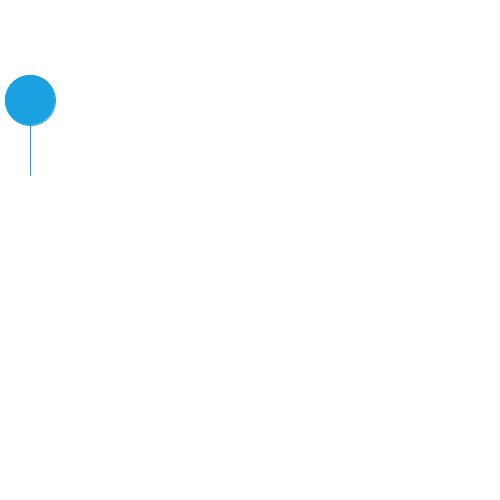
Frame 1 (no input)
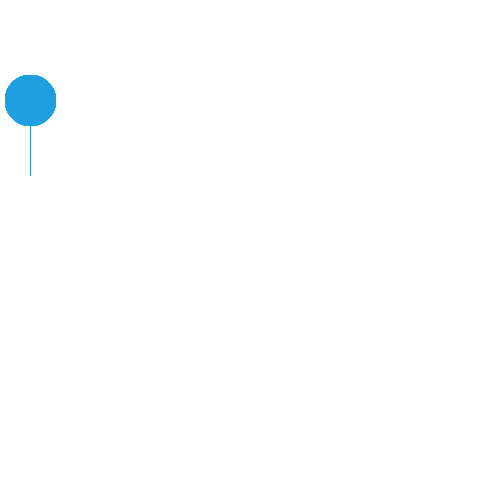
Frame 60 (the mouse pressed at the canvas centre just before this capture)
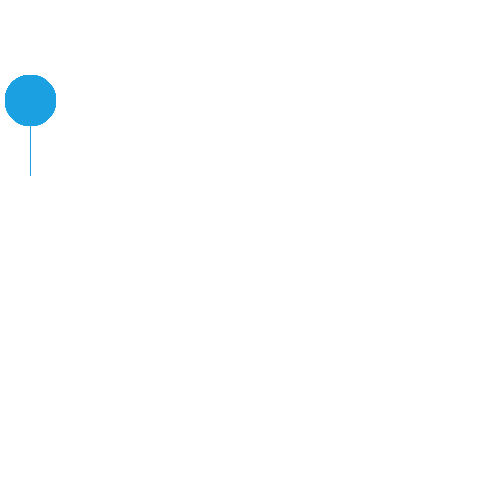
Frame 120 (the mouse held since frame 60 and released just before this capture)

The Processing sketch that drew these frames (run headless with seeded random() and noise(); from frame 60 on, the mouse is pressed at the canvas centre):

// Processing sketch: balloon
// ── balloon.pde
color blue = color(27,161,226); //color blue
color white = color(255); // color white

void setup(){
  size(500,500);
  background(white); //set color background 
}

void draw(){
  create_balloon(30, 100, 50);
}

void create_balloon(int pos_x, int pos_y, int size){
  // method for create balloon
  fill(blue);  //set color in circle and line
  stroke(blue); //set stroke color
  circle(pos_x, pos_y, size);
  line(pos_x, pos_y+(size/2), pos_x, pos_y+(size/2)+ size);
}
